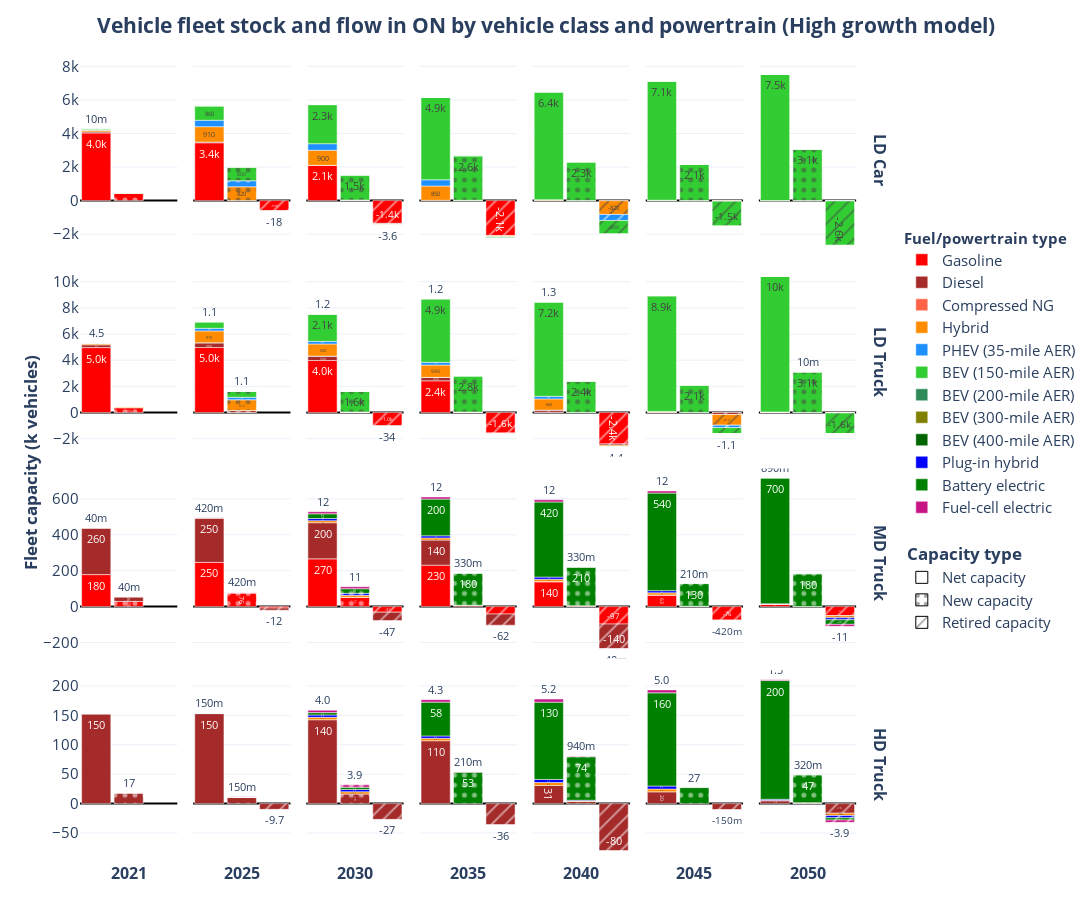

This figure's notebook cell:
### Code cell
plot_capacity_flow(
    db_variant='highgrowth', 
    scenario='highgrowth',
    scenario_title='High growth model',
    # modes=['MD Truck', 'HD Truck'],
)
